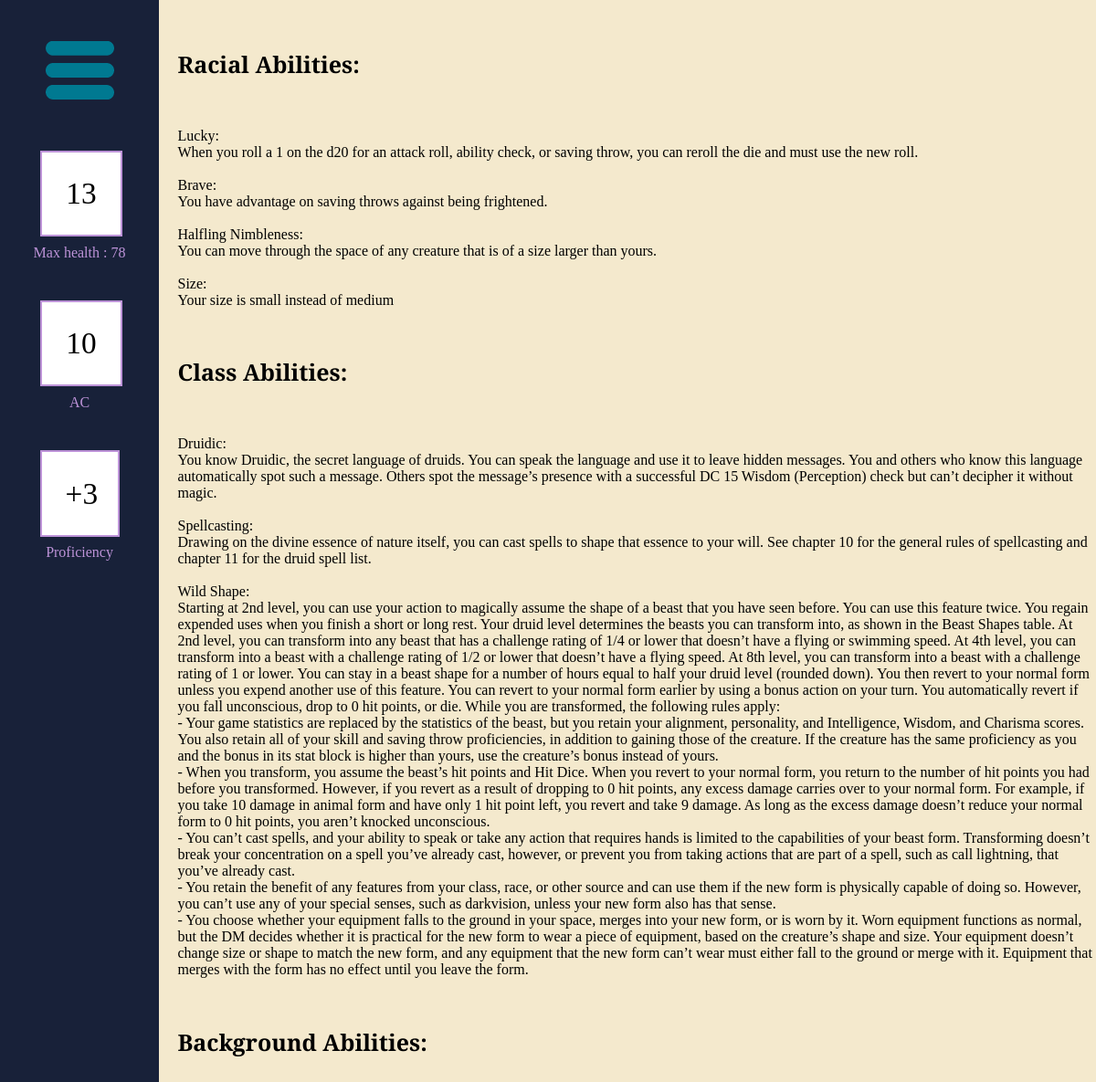
The page /character_abilities/12 on the database its author committed.
### tables this page shows
CREATE TABLE Ability (Ability_Id INTEGER PRIMARY KEY AUTOINCREMENT, Name Text, Description Text);

### routes.py (the view, shortened to what this page needs)
@app.route('/character_abilities/<id>')
def character_abilities(id):
    conn = sqlite3.connect(db)
    cur = conn.cursor()
    cur.execute('SELECT * FROM Character WHERE Character_Id = ?', (id,))
    character_data = cur.fetchone()
    if character_data is None:
        return redirect("/")
    session.clear()
    feat_names = []
    feat_descriptions = []
    feat_types = ["Race","Class","Background"]
    feat_types_parameters = [character_data[2],character_data[3],character_data[5]]
    for i in range(3):
        added=""
        if i==1:
            added = f" AND Level <= {character_data[4]}"
        cur.execute(f'SELECT Name,Description FROM Ability WHERE Ability_Id IN (SELECT Ability_Id FROM Ability{feat_types[i]} WHERE {feat_types[i]}_Id = {feat_types_parameters[i]}{added})')
        data = cur.fetchall()
        feat_names.append([i[0] for i in data])
        feat_descriptions.append([i[1] for i in data])
    cur.execute(f'SELECT Ability_Id,Type FROM AbilityCharacter WHERE Character_Id = ?', (id,))
    data = cur.fetchall()
    other_values = [id,character_data[6],character_data[12],character_data[7],((character_data[4]-1)//4)+2]
    return render_template('CharacterAbility.html',other_values=other_values,names=feat_names,descs=feat_descriptions)

### templates/CharacterAbility.html
{% extends 'sheetLayout.html' %}
{% set ability_types = ['Racial','Class','Background'] %}
{% block content %}
<div class = "ability_sheet">
    {% for i in range(3) %}
        <h1 class = "ability_header">{{ability_types[i]}} Abilities:</h1>
        {% for j in range(names[i]|length) %}
            {{names[i][j]}}:
            {{descs[i][j]}}
        {% endfor %}
    {% endfor %}
</div>
{% endblock %}

### templates/sheetLayout.html (shortened to what this page needs)
<!DOCTYPE html>
<html>
    <head>
        <link rel = 'stylesheet', href = '../static/styles.css'>
    </head>
    <body>
        <div class = 'sheet_container' id="sheet" data-id="{{ other_values[0] }}">
            <div class = 'side_bar'>
                <div>
                    <button class = "dropdown-menu" id="dropdown_button" onclick="toggleDropDown()">
                        <img src = "../static/Menu.png" class = "menu_button">
                    </button>
                </div>
                <div>
                    <input type="number" id="HP" value='{{other_values[2]}}' class="side_input">
                </div>
                Max health : {{other_values[1]}}
                <div>
                    <input type="number" id="AC" value='{{other_values[3]}}' class="side_input">
                </div>
                AC
                <div class = 'side_info'>
                    +{{other_values[4]}}
                </div>
                Proficiency
            </div>
            <div class = 'sheet' data-joe = "Joe">
                {% block content %}{% endblock %}
            </div>
        </div>
    </body>
</html>

### static/styles.css (style rules this page uses)
.side_bar { background-color:#182139; height: 100%; min-width: 100%; overflow: hidden; text-align: center; color: #bd93d8; }
.side_info,.side_input { text-align: center; border: 2px solid #bd93d8; background-color: white; margin:25%; margin-bottom:5%; padding: 15%; font-size: 25pt; color: black; }
.side_input { width: 20%; font-family: "Bree Serif", serif; font-weight: 400; }
.menu_button { width: 100%; }
.dropdown-menu { border: none; cursor: pointer; appearance: none; background-color: inherit; margin:25%; margin-bottom:5%; text-align: center; }
.sheet_container { display: grid; grid-template-columns:14.5% 85.5%; grid-template-rows: 100%; min-height: 100%; font-family: "Bree Serif", serif; font-weight: 400; font-style: normal; }
.sheet { background-color: #f4e9cd; }
body { margin: 0px; height: 70vw; }
.ability_sheet { margin-left: 2%; white-space: pre-line; }
.ability_header { font-size: 25px; }

### rows shown on the page
Ability: Name "Lucky", Description "When you roll a 1 on the d20 for an attack roll, ability check, or saving throw, you can reroll the die and must use the new roll."
Ability: Name "Brave", Description "You have advantage on saving throws against being frightened."
Ability: Name "Halfling Nimbleness", Description "You can move through the space of any creature that is of a size larger than yours."
Ability: Name "Size", Description "Your size is small instead of medium"
Ability: Name "Druidic", Description "You know Druidic, the secret language of druids. You can speak the language and use it to leave hidden messages. You and others who know this language automatically spot such a message. Others spot the message’s presence with a successful DC 15 Wisdom (Perception) check but can’t decipher it without magic."
Ability: Name "Spellcasting", Description "Drawing on the divine essence of nature itself, you can cast spells to shape that essence to your will. See chapter 10 for the general rules of spellcasting and chapter 11 for the druid spell list."
Ability: Name "Wild Shape", Description "Starting at 2nd level, you can use your action to magically assume the shape of a beast that you have seen before. You can use this feature twice. You regain expended uses when you finish a short or long rest. Your druid level determines the beasts you can transform into, as shown in the Beast Shapes table. At 2nd level, you can transform into any beast that has a challenge rating of 1/4 or lower that doesn’t have a flying or swimming speed. At 4th level, you can transform into a beast with a challenge rating of 1/2 or lower that doesn’t have a flying speed. At 8th level, you can transform into a beast with a challenge rating of 1 or lower. You can stay in a beast shape for a number of…"

### other values the page prints
{{ other_values[1] }} "78"
{{ other_values[4] }} "3"
{{ ability_types[i] }} "Racial" "Class" "Background"
